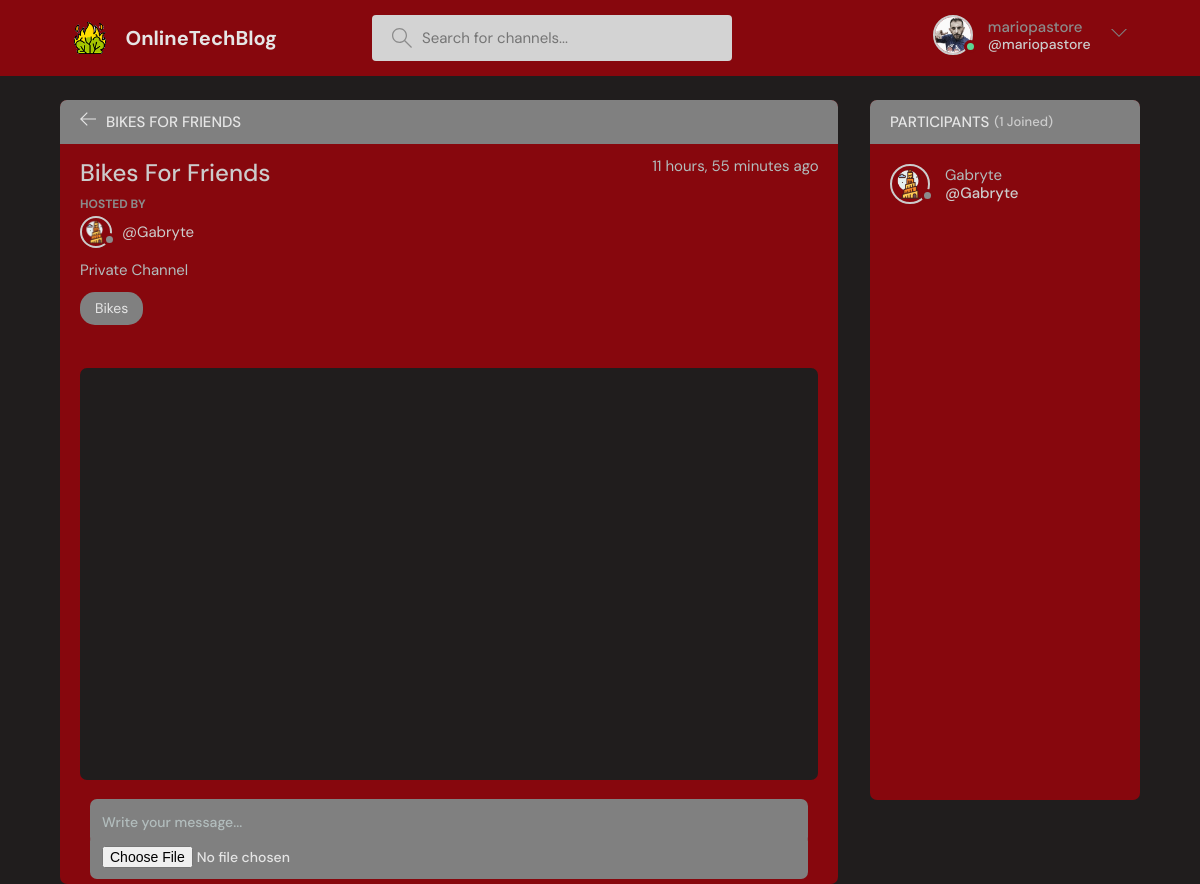
Page /room/11 (signed in) on the earlier database version.
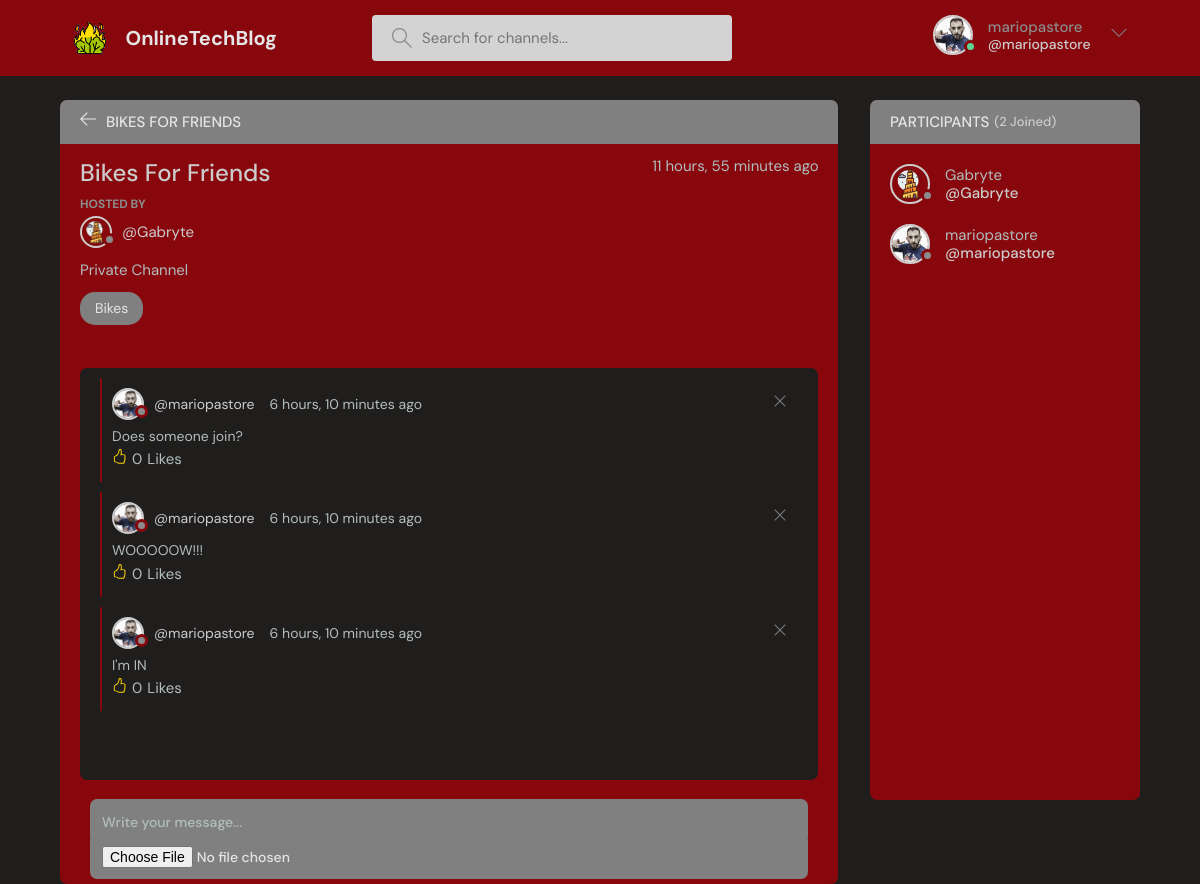
Same page on the later database version.
### baseProject/models.py (models this page shows, shortened)
class User(AbstractUser):
    name = models.CharField(max_length=200, null=True)
    surname = models.CharField(max_length=200, null=True)
    email = models.EmailField(unique=True,null=True)
    status = models.TextField(null=True)
    icon = models.ImageField(null=True, default="userBase.svg")
    showFriendsMessages = models.BooleanField(default=False)
    USERNAME_FIELD = 'email'
    REQUIRED_FIELDS = []
    def last_seen(self):
        return cache.get('seen_%s' % self.email)
    def online(self):
        if self.last_seen():
            now = datetime.datetime.now()
            if now > self.last_seen() + datetime.timedelta(
                    seconds=settings.USER_ONLINE_TIMEOUT):
                return False
            else:
                return True
        else:
            return False

class Message(models.Model):
    user = models.ForeignKey(User, on_delete=models.CASCADE)
    room = models.ForeignKey(Room, on_delete=models.CASCADE)
    body = models.TextField()
    image = models.ImageField(null=True, blank=True)
    updated = models.DateTimeField(auto_now=True)
    created = models.DateTimeField(auto_now_add=True)
    likes = models.ManyToManyField(User, related_name='comment')
    class Meta:
        ordering = ('-updated','-created')

### baseProject/views.py (the view)
# urls.py: path('room/<str:pk>', views.room, name='room'),
def room(request, pk):
    room = Room.objects.get(id=pk)
    defaultLikeValue = True
    q = request.GET.get('q') if request.GET.get('q') != None else ''
    room_messages = room.message_set.all()
    participants = room.participants.all()
    if request.method == 'POST':
        if request.user.is_authenticated:
            if not request.POST.get('body') and not request.POST.get('image'):  # TODO check for image
                return redirect('room', pk=room.id)
            else:
                form = MessageForm(request.POST, request.FILES)
                if form.is_valid():
                    msg = form.save(commit=False)
                    msg.user = request.user
                    msg.room = room
                    msg.save()
                    room.participants.add(request.user)
                return redirect('room', pk=room.id)
        else:
            return redirect('loginPage')
    elif request.method == 'GET':
        if request.user.is_authenticated:
            if q != '':
                msgToLike = Message.objects.get(id=q)
                if msgToLike:
                    if msgToLike.likes.filter(id=request.user.id).exists():
                        msgToLike.likes.remove(request.user)
                        defaultLikeValue = True
                    else:
                        msgToLike.likes.add(request.user)
                        defaultLikeValue = False
                return redirect('room', pk=room.id)
        else:
            return redirect('loginPage')
    context = {'room': room, 'room_messages': room_messages, 'participants': participants, 'def_lik': defaultLikeValue}
    return render(request, 'baseProject/room.html', context)

### baseProject/models.py (called while the page is built)
    def __str__(self):
        return self.name

### baseProject/templates/baseProject/room.html (shortened to what the changed rows need)
{% extends 'main.html' %}
{% block content %}
    <main class="profile-page layout layout--2">
        <div class="container">
            <div class="room">
                <div class="room__box scroll">
                    <div class="room__conversation">
                        <div class="threads scroll">
                            {% for message in room_messages %}
                                <div class="thread">
                                    <div class="thread__top">
                                        <div class="thread__author">
                                            <a href="{% url 'user-profile' message.user.id %}"
                                               class="thread__authorInfo">
                                                {% if message.user.online %}
                                                    <div class="avatar avatar--small active">
                                                        <img src="{{ message.user.icon.url }}"/>
                                                    </div>
                                                {% else %}
                                                    <div class="avatar avatar--small">
                                                        <img src="{{ message.user.icon.url }}"/>
                                                    </div>
                                                {% endif %}
                                                <span>@{{ message.user.username }}</span>
                                            </a>
                                            <span class="thread__date">{{ message.created|timesince }} ago</span>
                                        </div>
                                        {% if request.user == message.user %}
                                            <a href="{% url 'delete-comment' message.id %}">
                                                <div class="thread__delete">
                                                    <svg version="1.1" xmlns="http://www.w3.org/2000/svg" width="32"
                                                         height="32" viewBox="0 0 32 32">
                                                        <title>remove</title>
                                                        <path
                                                                d="M27.314 6.019l-1.333-1.333-9.98 9.981-9.981-9.981-1.333 1.333 9.981 9.981-9.981 9.98 1.333 1.333 9.981-9.98 9.98 9.98 1.333-1.333-9.98-9.98 9.98-9.981z"
                                                        ></path>
                                                    </svg>
                                                </div>
                                            </a>
                                        {% endif %}
                                    </div>
                                    <div class="thread__details">
                                        {{ message.body }}
                                    </div>
                                    <div class="like-containers">
                                        <form action="{% url 'room' room.id %}" method="GET">
                                            {% if request.user in message.likes.all %}
                                                <button name="q" value="{{ message.id }}">
                                                    <svg xmlns="http://www.w3.org/2000/svg" width="15" height="15"
                                                         fill="currentColor" class="bi bi-hand-thumbs-down"
                                                         viewBox="0 0 16 16">
                                                        <path d="M8.864 15.674c-.956.24-1.843-.484-1.908-1.42-.072-1.05-.23-2.015-.428-2.59-.125-.36-.479-1.012-1.04-1.638-.557-.624-1.282-1.179-2.131-1.41C2.685 8.432 2 7.85 2 7V3c0-.845.682-1.464 1.448-1.546 1.07-.113 1.564-.415 2.068-.723l.048-.029c.272-.166.578-.349.97-.484C6.931.08 7.395 0 8 0h3.5c.937 0 1.599.478 1.934 1.064.164.287.254.607.254.913 0 .152-.023.312-.077.464.201.262.38.577.488.9.11.33.172.762.004 1.15.069.13.12.268.159.403.077.27.113.567.113.856 0 .289-.036.586-.113.856-.035.12-.08.244-.138.363.394.571.418 1.2.234 1.733-.206.592-.682 1.1-1.2 1.272-.847.283-1.803.276-2.516.211a9.877 9.877 0 0 1-.443-.05 9.364 9.364 0 0 1-.062 4.51c-.138.508-.55.848-1.012.964l-.261.065zM11.5 1H8c-.51 0-.863.068-1.14.163-.281.097-.506.229-.776.393l-.04.025c-.555.338-1.198.73-2.49.868-.333.035-.554.29-.554.55V7c0 .255.226.543.62.65 1.095.3 1.977.997 2.614 1.709.635.71 1.064 1.475 1.238 1.977.243.7.407 1.768.482 2.85.025.362.36.595.667.518l.262-.065c.16-.04.258-.144.288-.255a8.34 8.34 0 0 0-.145-4.726.5.5 0 0 1 .595-.643h.003l.014.004.058.013a8.912 8.912 0 0 0 1.036.157c.663.06 1.457.054 2.11-.163.175-.059.45-.301.57-.651.107-.308.087-.67-.266-1.021L12.793 7l.353-.354c.043-.042.105-.14.154-.315.048-.167.075-.37.075-.581 0-.211-.027-.414-.075-.581-.05-.174-.111-.273-.154-.315l-.353-.354.353-.354c.047-.047.109-.176.005-.488a2.224 2.224 0 0 0-.505-.804l-.353-.354.353-.354c.006-.005.041-.05.041-.17a.866.866 0 0 0-.121-.415C12.4 1.272 12.063 1 11.5 1z"/>
                                                    </svg>
                                                </button>
                                            {% else %}
                                                <button name="q" value="{{ message.id }}">
                                                </button>
                                            {% endif %}
                                        </form>
                                        <p class="counter-like">{{ message.likes.count }}<p>
                                        <small>Likes</small>
                                    </div>
                                </div>
                            {% endfor %}
                        </div>
                    </div>
                </div>
            </div>
            <div class="participants">
                <h3 class="follower__top">Participants <span>({{ participants.count }} Joined)</span></h3>
                <div class="participants__list scroll">
                    {% for user in participants %}
                        <a href="{% url 'user-profile' user.id %}" class="participant">
                            {% if user.online %}
                                <div class="avatar avatar--medium active">
                                    <img src="{{ user.icon.url }}"/>
                                </div>
                            {% else %}
                                <div class="avatar avatar--medium">
                                    <img src="{{ user.icon.url }}"/>
                                </div>
                            {% endif %}
                            <p>
                                {{ user.username }}
                                <span>@{{ user.username }}</span>
                            </p>
                        </a>
                    {% endfor %}
                </div>
            </div>
        </div>
    </main>
{% endblock content %}

### templates/header.html (shortened to what this page needs)
{% load static %}
    <header class="header header--loggedIn">
      <div class="container">
        <a href="{% url 'home' %}" class="LOGO">
          <img src="{% static  'images/tower.png' %}" />
          <h1>OnlineTechBlog</h1>
        </a>
        <form class="searchBar" method="GET" action="{% url 'home'  %}">
          <label>
            <input name="q" placeholder="Search for channels..." />
          </label>
        </form>
        <nav class="header__menu">
          {% if request.user.is_authenticated %}
          <div class="UserOptions">
            <a href="{% url 'user-profile' request.user.id %}">
              <div class="avatar avatar--medium active">
                <img src="{{request.user.icon.url}}" />
              </div>
              <p>{{ request.user.username }} <span>@{{ request.user.username }}</span></p>
            </a>
            <button class="dropdown-button">
              <svg version="1.1" xmlns="http://www.w3.org/2000/svg" width="32" height="32" viewBox="0 0 32 32">
                <title>chevron-down</title>
                <path d="M16 21l-13-13h-3l16 16 16-16h-3l-13 13z"></path>
              </svg>
            </button>
          </div>
              {% else %}
           <a href="{% url 'loginPage' %}">
            <img src="{% static 'images/emptyusericon.svg' %}"/>
            <p>Login</p>
          </a>
           {% endif %}
        </nav>
      </div>
    </header>

Differences in the rows shown:
now on one of the page's lists (row edited): User: username "mariopastore"
added Message: user.icon (picture), user.username "mariopastore", created "6 hours, 10 minutes", body "Does someone join?", likes.count "0"
added Message: user.icon (picture), user.username "mariopastore", created "6 hours, 10 minutes", body "WOOOOOW!!!", likes.count "0"
added Message: user.icon (picture), user.username "mariopastore", created "6 hours, 10 minutes", body "I'm IN", likes.count "0"
Other differences:
{{ participants.count }}: "1" → "2"
